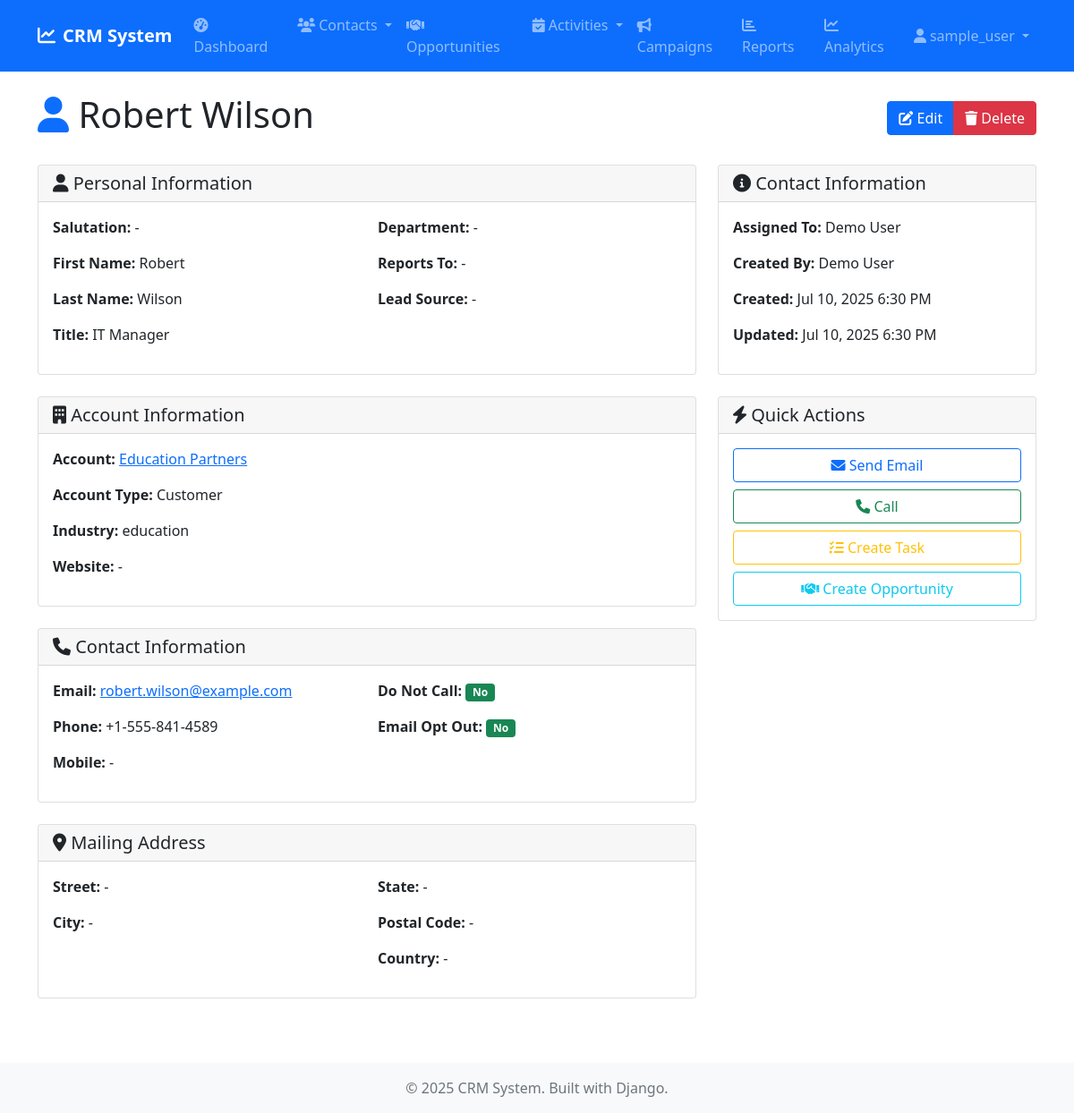
Page /contacts/5/ (signed in) on the committed database.
### contacts/models.py (models this page shows, shortened)
class Contact(models.Model):
    SALUTATIONS = [
        ('mr', 'Mr.'),
        ('mrs', 'Mrs.'),
        ('ms', 'Ms.'),
        ('dr', 'Dr.'),
        ('prof', 'Prof.'),
    ]
    salutation = models.CharField(max_length=10, choices=SALUTATIONS, blank=True)
    first_name = models.CharField(max_length=100)
    last_name = models.CharField(max_length=100)
    title = models.CharField(max_length=100, blank=True)
    email = models.EmailField()
    phone = models.CharField(max_length=20, blank=True)
    mobile = models.CharField(max_length=20, blank=True)
    fax = models.CharField(max_length=20, blank=True)
    mailing_street = models.TextField(blank=True)
    mailing_city = models.CharField(max_length=100, blank=True)
    mailing_state = models.CharField(max_length=100, blank=True)
    mailing_postal_code = models.CharField(max_length=20, blank=True)
    mailing_country = models.CharField(max_length=100, blank=True)
    other_street = models.TextField(blank=True)
    other_city = models.CharField(max_length=100, blank=True)
    other_state = models.CharField(max_length=100, blank=True)
    other_postal_code = models.CharField(max_length=20, blank=True)
    other_country = models.CharField(max_length=100, blank=True)
    account = models.ForeignKey(Account, on_delete=models.CASCADE, related_name='contacts')
    reports_to = models.ForeignKey('self', on_delete=models.SET_NULL, null=True, blank=True)
    department = models.CharField(max_length=100, blank=True)
    lead_source = models.CharField(max_length=100, blank=True)
    do_not_call = models.BooleanField(default=False)
    email_opt_out = models.BooleanField(default=False)
    description = models.TextField(blank=True)
    assigned_to = models.ForeignKey(User, on_delete=models.SET_NULL, null=True, blank=True)
    created_by = models.ForeignKey(User, on_delete=models.SET_NULL, null=True, blank=True, related_name='created_contacts')
    created_at = models.DateTimeField(auto_now_add=True)
    updated_at = models.DateTimeField(auto_now=True)
    class Meta:
        ordering = ['last_name', 'first_name']
    @property
    def full_name(self):
        return f"{self.first_name} {self.last_name}"

### accounts/models.py (models this page shows, shortened)
class Account(models.Model):
    ACCOUNT_TYPES = [
        ('customer', 'Customer'),
        ('prospect', 'Prospect'),
        ('partner', 'Partner'),
        ('competitor', 'Competitor'),
        ('other', 'Other'),
    ]
    INDUSTRIES = [
        ('technology', 'Technology'),
        ('healthcare', 'Healthcare'),
        ('finance', 'Finance'),
        ('education', 'Education'),
        ('retail', 'Retail'),
        ('manufacturing', 'Manufacturing'),
        ('other', 'Other'),
    ]
    name = models.CharField(max_length=200)
    account_type = models.CharField(max_length=20, choices=ACCOUNT_TYPES, default='customer')
    industry = models.CharField(max_length=20, choices=INDUSTRIES, blank=True)
    website = models.URLField(blank=True)
    phone = models.CharField(max_length=20, blank=True)
    email = models.EmailField(blank=True)
    billing_street = models.TextField(blank=True)
    billing_city = models.CharField(max_length=100, blank=True)
    billing_state = models.CharField(max_length=100, blank=True)
    billing_postal_code = models.CharField(max_length=20, blank=True)
    billing_country = models.CharField(max_length=100, blank=True)
    shipping_street = models.TextField(blank=True)
    shipping_city = models.CharField(max_length=100, blank=True)
    shipping_state = models.CharField(max_length=100, blank=True)
    shipping_postal_code = models.CharField(max_length=20, blank=True)
    shipping_country = models.CharField(max_length=100, blank=True)
    annual_revenue = models.DecimalField(max_digits=15, decimal_places=2, null=True, blank=True)
    employees = models.IntegerField(null=True, blank=True)
    description = models.TextField(blank=True)
    assigned_to = models.ForeignKey(User, on_delete=models.SET_NULL, null=True, blank=True)
    created_by = models.ForeignKey(User, on_delete=models.SET_NULL, null=True, blank=True, related_name='created_accounts')
    created_at = models.DateTimeField(auto_now_add=True)
    updated_at = models.DateTimeField(auto_now=True)
    class Meta:
        ordering = ['name']

### contacts/views.py (the view)
# urls.py: path('<int:pk>/', views.ContactDetailView.as_view(), name='detail'),
class ContactDetailView(LoginRequiredMixin, DetailView):
    model = Contact
    template_name = 'contacts/contact_detail.html'
    context_object_name = 'contact'

### templates/contacts/contact_detail.html (shortened to what this page needs)
{% extends 'base.html' %}
{% block content %}
<div class="d-flex justify-content-between align-items-center mb-4">
    <h1><i class="fas fa-user text-primary"></i> {{ contact.full_name }}</h1>
    <div class="btn-group">
        <a href="{% url 'contacts:edit' contact.pk %}" class="btn btn-primary">
            <i class="fas fa-edit"></i> Edit
        </a>
        <a href="{% url 'contacts:delete' contact.pk %}" class="btn btn-danger">
            <i class="fas fa-trash"></i> Delete
        </a>
    </div>
</div>
<div class="row">
    <div class="col-lg-8">
        <div class="card mb-4">
            <div class="card-header">
                <h5 class="card-title mb-0"><i class="fas fa-user"></i> Personal Information</h5>
            </div>
            <div class="card-body">
                <div class="row">
                    <div class="col-md-6">
                        <p><strong>Salutation:</strong> {{ contact.get_salutation_display|default:"-" }}</p>
                        <p><strong>First Name:</strong> {{ contact.first_name }}</p>
                        <p><strong>Last Name:</strong> {{ contact.last_name }}</p>
                        <p><strong>Title:</strong> {{ contact.title|default:"-" }}</p>
                    </div>
                    <div class="col-md-6">
                        <p><strong>Department:</strong> {{ contact.department|default:"-" }}</p>
                        <p><strong>Reports To:</strong>
                            {% if contact.reports_to %}
                                <a href="{% url 'contacts:detail' contact.reports_to.pk %}">{{ contact.reports_to.full_name }}</a>
                            {% else %}
                                -
                            {% endif %}
                        </p>
                        <p><strong>Lead Source:</strong> {{ contact.get_lead_source_display|default:"-" }}</p>
                    </div>
                </div>
            </div>
        </div>
        {% if contact.account %}
        <div class="card mb-4">
            <div class="card-header">
                <h5 class="card-title mb-0"><i class="fas fa-building"></i> Account Information</h5>
            </div>
            <div class="card-body">
                <p><strong>Account:</strong> <a href="{% url 'accounts:detail' contact.account.pk %}">{{ contact.account.name }}</a></p>
                <p><strong>Account Type:</strong> {{ contact.account.get_account_type_display|default:"-" }}</p>
                <p><strong>Industry:</strong> {{ contact.account.industry|default:"-" }}</p>
                <p><strong>Website:</strong>
                    {% if contact.account.website %}
                        <a href="{{ contact.account.website }}" target="_blank">{{ contact.account.website }}</a>
                    {% else %}
                        -
                    {% endif %}
                </p>
            </div>
        </div>
        {% endif %}
        <div class="card mb-4">
            <div class="card-header">
                <h5 class="card-title mb-0"><i class="fas fa-phone"></i> Contact Information</h5>
            </div>
            <div class="card-body">
                <div class="row">
                    <div class="col-md-6">
                        <p><strong>Email:</strong>
                            {% if contact.email %}
                                <a href="mailto:{{ contact.email }}">{{ contact.email }}</a>
                            {% else %}
                                -
                            {% endif %}
                        </p>
                        <p><strong>Phone:</strong> {{ contact.phone|default:"-" }}</p>
                        <p><strong>Mobile:</strong> {{ contact.mobile|default:"-" }}</p>
                    </div>
                    <div class="col-md-6">
                        <p><strong>Do Not Call:</strong>
                            <span class="badge {% if contact.do_not_call %}bg-danger{% else %}bg-success{% endif %}">
                                {% if contact.do_not_call %}Yes{% else %}No{% endif %}
                            </span>
                        </p>
                        <p><strong>Email Opt Out:</strong>
                            <span class="badge {% if contact.email_opt_out %}bg-danger{% else %}bg-success{% endif %}">
                                {% if contact.email_opt_out %}Yes{% else %}No{% endif %}
                            </span>
                        </p>
                    </div>
                </div>
            </div>
        </div>
        <div class="card mb-4">
            <div class="card-header">
                <h5 class="card-title mb-0"><i class="fas fa-map-marker-alt"></i> Mailing Address</h5>
            </div>
            <div class="card-body">
                <div class="row">
                    <div class="col-md-6">
                        <p><strong>Street:</strong> {{ contact.mailing_street|default:"-" }}</p>
                        <p><strong>City:</strong> {{ contact.mailing_city|default:"-" }}</p>
                    </div>
                    <div class="col-md-6">
                        <p><strong>State:</strong> {{ contact.mailing_state|default:"-" }}</p>
                        <p><strong>Postal Code:</strong> {{ contact.mailing_postal_code|default:"-" }}</p>
                        <p><strong>Country:</strong> {{ contact.mailing_country|default:"-" }}</p>
                    </div>
                </div>
            </div>
        </div>
    </div>
    <div class="col-lg-4">
        <div class="card mb-4">
            <div class="card-header">
                <h5 class="card-title mb-0"><i class="fas fa-info-circle"></i> Contact Information</h5>
            </div>
            <div class="card-body">
                <p><strong>Assigned To:</strong> {{ contact.assigned_to.get_full_name|default:"-" }}</p>
                <p><strong>Created By:</strong> {{ contact.created_by.get_full_name|default:"-" }}</p>
                <p><strong>Created:</strong> {{ contact.created_at|date:"M d, Y g:i A" }}</p>
                <p><strong>Updated:</strong> {{ contact.updated_at|date:"M d, Y g:i A" }}</p>
            </div>
        </div>
        <div class="card">
            <div class="card-header">
                <h5 class="card-title mb-0"><i class="fas fa-bolt"></i> Quick Actions</h5>
            </div>
            <div class="card-body">
                <div class="d-grid gap-2">
                    {% if contact.email %}
                    <a href="mailto:{{ contact.email }}" class="btn btn-outline-primary">
                        <i class="fas fa-envelope"></i> Send Email
                    </a>
                    {% endif %}
                    {% if contact.phone %}
                    <a href="tel:{{ contact.phone }}" class="btn btn-outline-success">
                        <i class="fas fa-phone"></i> Call
                    </a>
                    {% endif %}
                    <a href="{% url 'tasks:create' %}?contact={{ contact.pk }}" class="btn btn-outline-warning">
                        <i class="fas fa-tasks"></i> Create Task
                    </a>
                    <a href="{% url 'opportunities:create' %}?contact={{ contact.pk }}" class="btn btn-outline-info">
                        <i class="fas fa-handshake"></i> Create Opportunity
                    </a>
                </div>
            </div>
        </div>
    </div>
</div>
{% endblock %}

### templates/base.html (shortened to what this page needs)
<!DOCTYPE html>
<html lang="en">
<head>
    <link href="https://cdn.jsdelivr.net/npm/bootstrap@5.1.3/dist/css/bootstrap.min.css" rel="stylesheet">
    <link href="https://cdnjs.cloudflare.com/ajax/libs/font-awesome/6.0.0/css/all.min.css" rel="stylesheet">
    {% load static %}
    <link href="{% static 'css/custom.css' %}" rel="stylesheet">
</head>
<body>
    <nav class="navbar navbar-expand-lg navbar-dark bg-primary">
        <div class="container">
            <a class="navbar-brand" href="{% url 'dashboard:home' %}">
                <i class="fas fa-chart-line me-2"></i>CRM System
            </a>
            {% if user.is_authenticated %}
            <div class="collapse navbar-collapse" id="navbarNav">
                <ul class="navbar-nav me-auto">
                    <li class="nav-item">
                        <a class="nav-link" href="{% url 'dashboard:home' %}">
                            <i class="fas fa-tachometer-alt me-1"></i>Dashboard
                        </a>
                    </li>
                    <li class="nav-item dropdown">
                        <a class="nav-link dropdown-toggle" href="#" role="button" data-bs-toggle="dropdown">
                            <i class="fas fa-users me-1"></i>Contacts
                        </a>
                    </li>
                    <li class="nav-item">
                        <a class="nav-link" href="{% url 'opportunities:list' %}">
                            <i class="fas fa-handshake me-1"></i>Opportunities
                        </a>
                    </li>
                    <li class="nav-item dropdown">
                        <a class="nav-link dropdown-toggle" href="#" role="button" data-bs-toggle="dropdown">
                            <i class="fas fa-calendar-check me-1"></i>Activities
                        </a>
                    </li>
                    <li class="nav-item">
                        <a class="nav-link" href="{% url 'campaigns:list' %}">
                            <i class="fas fa-bullhorn me-1"></i>Campaigns
                        </a>
                    </li>
                    <li class="nav-item">
                        <a class="nav-link" href="{% url 'dashboard:reports' %}">
                            <i class="fas fa-chart-bar me-1"></i>Reports
                        </a>
                    </li>
                    <li class="nav-item">
                        <a class="nav-link" href="{% url 'dashboard:analytics' %}">
                            <i class="fas fa-chart-line me-1"></i>Analytics
                        </a>
                    </li>
                </ul>
                <ul class="navbar-nav">
                    <li class="nav-item dropdown">
                        <a class="nav-link dropdown-toggle" href="#" role="button" data-bs-toggle="dropdown">
                            <i class="fas fa-user me-1"></i>{{ user.username }}
                        </a>
                    </li>
                </ul>
            </div>
            {% endif %}
        </div>
    </nav>
    <main class="container my-4">
        {% block content %}
        {% endblock %}
    </main>
    <footer class="bg-light text-center py-3 mt-5">
        <div class="container">
            <p class="text-muted mb-0">&copy; 2025 CRM System. Built with Django.</p>
        </div>
    </footer>
</body>
</html>

### static/css/custom.css (style rules this page uses)
.navbar-brand { font-weight: bold; }

### rows in the picture
Contact: full_name "Robert Wilson", salutation "-", first_name "Robert", last_name "Wilson", title "IT Manager", department "-", account.name "Education Partners", account.account_type "Customer", account.industry "education", email "robert.wilson@example.com", phone "+1-555-841-4589", mobile "-", mailing_street "-", mailing_city "-", mailing_state "-", mailing_postal_code "-", mailing_country "-", assigned_to.get_full_name "Demo User", created_by.get_full_name "Demo User", created_at "Jul 10, 2025 6:30 PM", updated_at "Jul 10, 2025 6:30 PM"

### other values in the picture
{{ user.username }} "sample_user"
{{ contact.get_lead_source_display|default:"-" }} "-"
